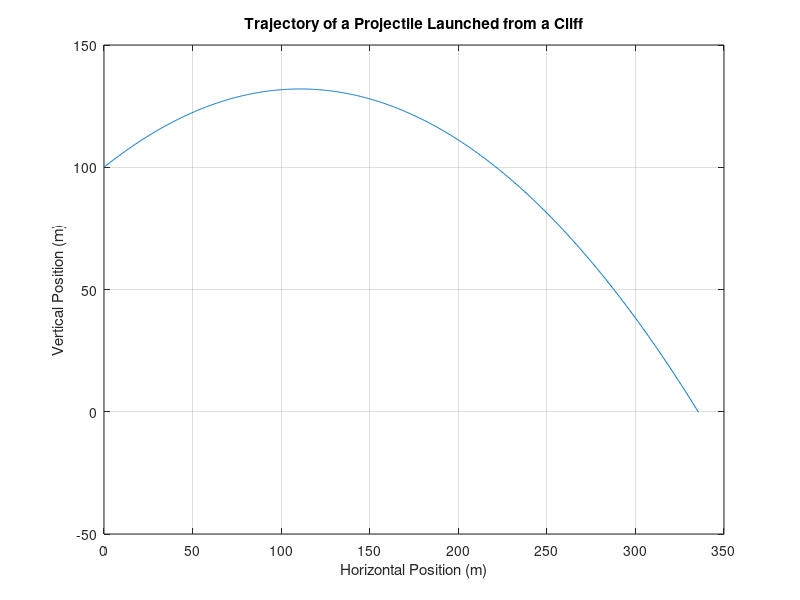

This figure's MATLAB source: (Note: a time limit stopped this script after it produced the figure.)
% Filename: Program_03_2a
% Author: Afeique Sheikh

% Program Description:
% The purpose of this program is to calculate the trajectory of a
% projectile launched off a cliff and plot its motion.

% Clear the command window and all variables
clc % clear command window
clear % clear all variables from workspace
format SHORTE
close all % close all existing figure windows

fprintf('Output for Program_03_2a written by Afeique Sheikh.\n\n')


%theta = input('Enter the launch angle in degrees above the horizontal: ');
%dt = input('Enter the time increment for tracking the projectile: ');
theta = 30
dt = .01

Vi = 50;

y = 100;
Vy = Vi*sind(theta);
n = 1;

while y>=0
    y = y + Vy*dt;
    Vy = Vy - 9.8*dt;
    n = n+1;
end

x = zeros(n);
y = zeros(n);
t = zeros(n);
V = zeros(n);
Vy = zeros(n);
Vx = zeros(n);
Vy(1) = Vi*sind(theta);
Vx(1) = Vi*cosd(theta);

i=2;
y(1) = 100;
V(1) = 50;
t(1) = 0;
x(1) = 0;

while i<=n
    t(i) = t(i-1) + dt;
    y(i) = y(i-1) + Vy(i-1)*dt;
    Vy(i) = Vy(i-1) - 9.8*dt;
    x(i) = x(i-1) + Vx(i-1)*dt;
    Vx(i) = Vx(i-1);
    i = i+1;
end

fprintf('\nValues at launch:\n')
fprintf('  Time = 0 seconds\n')
fprintf('  x = 0 m\n')
fprintf('  y = 100 m\n')
fprintf('  Vx = %g m/s\n', Vx(1))
fprintf('  Vy = %g m/s\n', Vy(1))
disp(' ')
fprintf('Values at point of contact:\n')
fprintf('  Number of points = %d\n', n)
fprintf('  Time = %g seconds\n', t(n))
fprintf('  x = %g m\n', x(n))
fprintf('  y = %g m\n', y(n))
fprintf('  Vx = %g m\n', Vx(n))
fprintf('  Vy = %g m\n', Vy(n))



figure

plot(x, y)
grid on
title('Trajectory of a Projectile Launched from a Cliff')
xlabel('Horizontal Position (m)')
ylabel('Vertical Position (m)')

figure

subplot(2,2,1)
plot(t, x)
grid on
title('Flight of a Projectile')
xlabel('Time (sec)')
ylabel('Horizontal Position (m)')


subplot(2,2,2)
plot(t, y)
grid on
title('Flight of a Projectile')
xlabel('Time (sec)')
ylabel('Vertical Position (m)')


subplot(2,2,3)
plot(t, Vx)
grid on
title('Flight of a Projectile')
xlabel('Time (sec)')
ylabel('Horizontal Velocity (m)')


subplot(2,2,4)
plot(t, Vy)
grid on
title('Flight of a Projectile')
xlabel('Time (sec)')
ylabel('Vertical Velocity (m)')
